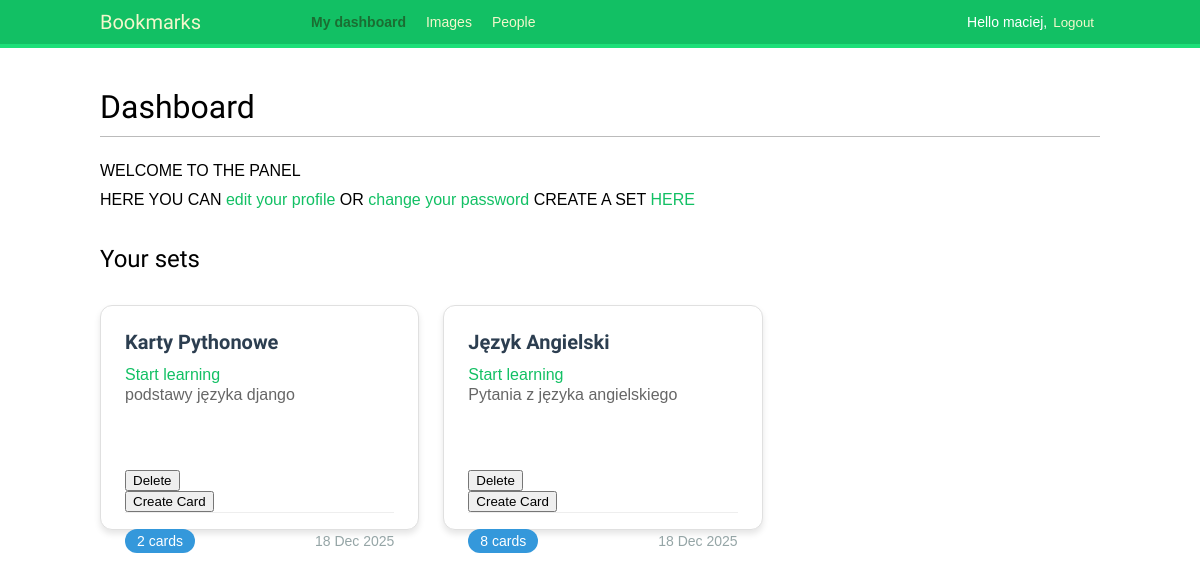
Before: /account/ (signed in) with the older database file.
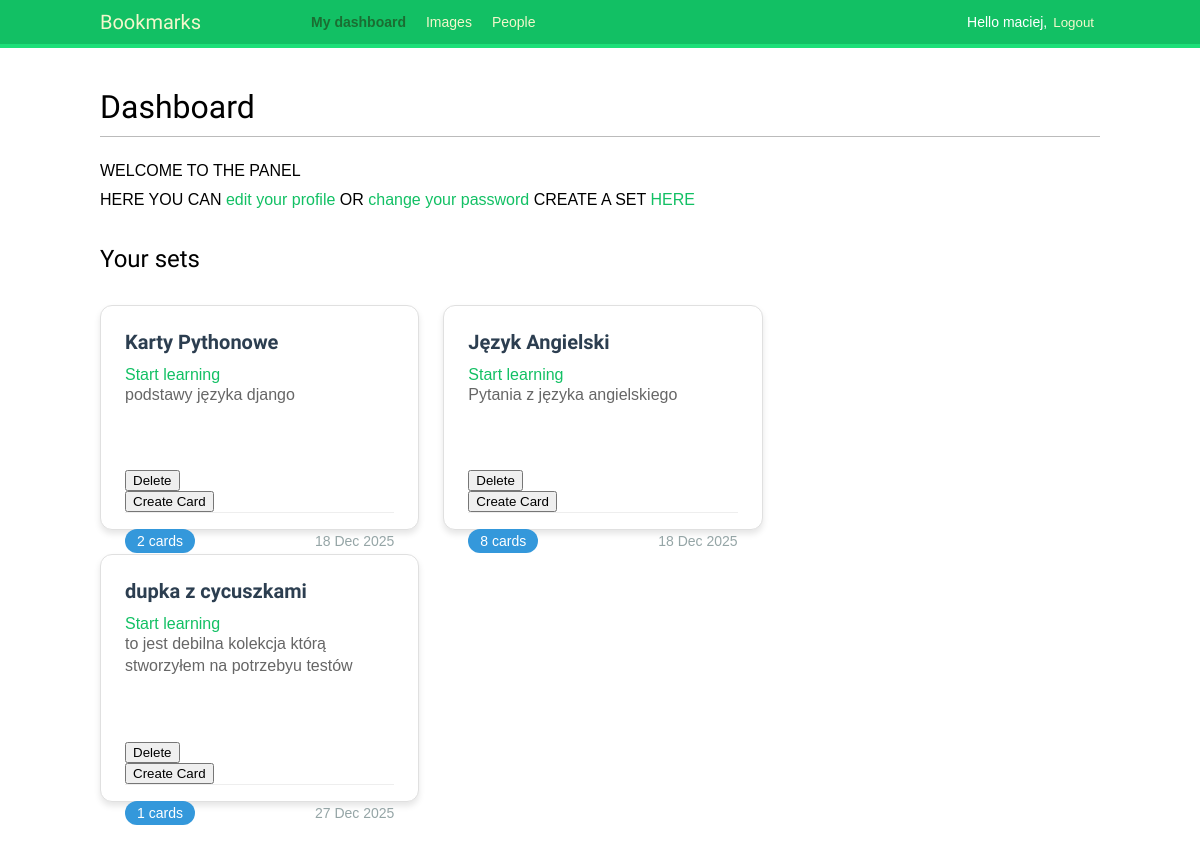
After: the same page with the newer database file.
### sets/models.py (models this page shows, shortened)
class Set(models.Model):
    owner=models.ForeignKey(
        User,
        on_delete=models.CASCADE,
        related_name='sets'
    )
    name = models.CharField(max_length=255, unique=True)
    description = models.CharField(blank=True)
    created_at = models.DateTimeField(auto_now_add=True)
    sessions_count = models.PositiveIntegerField(default=0, editable=False)
    @property
    def cards_count(self):
        return self.cards.count()

### account/views.py (the view)
# urls.py: path('', dashboard, name='dashboard'),
@login_required
def dashboard(request):
    sets = Set.objects.filter(owner=request.user)
    return render(
        request,
        'account/dashboard.html',
        {
            'section': 'dashboard',
            'sets': sets
        }
    )

### account/templates/account/dashboard.html (shortened to what this page needs)
{% extends "base.html" %}
{% block content %}
  <h1>Dashboard</h1>
  <p>
    WELCOME TO THE PANEL
    <br>
    HERE YOU CAN <a href="{% url 'edit' %}">edit your profile</a> OR <a href="{% url 'password_change' %}">change your password</a>
    CREATE A SET <a href="{% url 'sets:set_create' %}"> HERE </a>
    <br>
  </p>
  <h2>Your sets</h2>
  {% include 'sets/sets_plates.html' %}
{% endblock %}

### sets/templates/sets/sets_plates.html (shortened to what this page needs)
{% load static %}
<head>
  <link href="{% static "styles/sets_styles.css" %}" rel="stylesheet">
</head>
{% if sets %}
  <div id="sets-container">
    <ul class="sets-grid">
      {% for set in sets %}
        <li class="set-card">
          <div class="set-content">
            <h3 class="set-title">{{ set.name }}</h3>
            <a href="{% url 'learn_sessions:start' set.id %}">
              Start learning
            </a>
            <p class="set-description">{{ set.description|default:"No description" }}</p>
            <div class="delete_set">
              <form method="post"
                  action="{% url 'sets:delete' set.id %}"
                  onsubmit="return confirm('Are you sure you want to permanently remove the {{ set.name }} set?');">
                <button type="submit">Delete</button>
              </form>
            </div>
            <div class="create_card">
              <form method="post" action="{% url 'sets:create' set.id %}">
                <button type="submit">Create Card</button>
              </form>
            </div>
            <div class="set-footer">
              <span class="card-count">{{ set.cards_count }} cards</span>
              <small class="set-date">{{ set.created_at|date:"d M Y" }}</small>
            </div>
          </div>
        </li>
      {% endfor %}
    </ul>
  </div>
{% else %}
  <p class="empty-state">You don't have any sets yet.</p>
{% endif %}

Changed rows visible on the page:
added Set: name "dupka z cycuszkami", description "to jest debilna kolekcja którą stworzyłem na potrzebyu testów", cards_count "1", created_at "27 Dec 2025"
